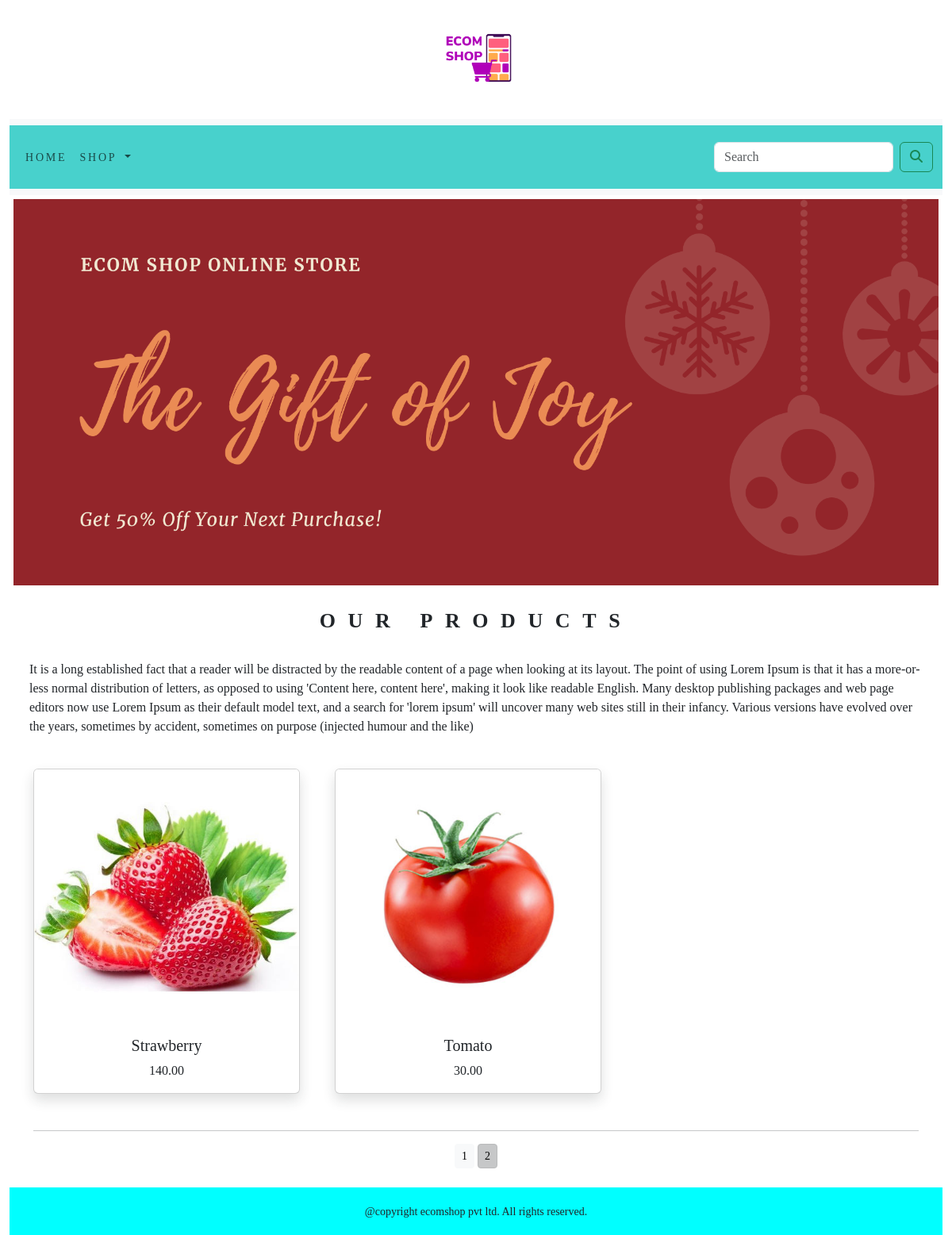
The app's page /ecomapp?page=2 with its own data.
### ecomapp/models.py (models this page shows, shortened)
class Product(models.Model):
    name = models.CharField(max_length=250,unique=True)
    slug = models.SlugField(max_length=250,unique=True)
    description = models.TextField(blank=True)
    price = models.DecimalField(max_digits=10,decimal_places=2)
    category = models.ForeignKey(Category, on_delete=models.CASCADE)
    image = models.ImageField(upload_to ='product' ,blank=True)
    stock = models.IntegerField()
    available = models.BooleanField(default=True)
    created = models.DateTimeField(auto_now_add=True)
    updated = models.DateTimeField(auto_now=True)
    def get_url(self):
        return reverse('ecomapp:prodCatdetail', args=[self.category.slug,self.slug])
    class Meta:
        ordering = ('name',)
        verbose_name = ('product')
        verbose_name_plural = ('products')

### ecomapp/views.py (the view)
# urls.py: path('', views.allProductCat, name='allProductCat'),
def allProductCat(request, c_slug=None):
    c_page =None
    products_list = None
    if c_slug!= None:
        c_page= get_object_or_404(Category,slug=c_slug)
        products_list = Product.objects.all().filter(category=c_page, available=True)
    else:
        products_list = Product.objects.all().filter(available=True)
    paginator=Paginator(products_list,6)
    try:
        page = int(request.GET.get('page','1'))
    except:
        page = 1
    try:
        products=paginator.page(page)
    except (EmptyPage,InvalidPage):
        products=paginator.page(paginator.num_pages)
    return render(request, "category.html", {'category': c_page, 'products': products})

### cart/context_processors.py (called while the page is built)
def counter(request):
    item_count=0
    if 'admin' in request.path:
        return {}
    else:
        try:
            cart= Cart.objects.filter(cart_id=_cart_id(request))
            car_items=CartItem.objects.all().filter(cart=cart[:1])
            for cart_item in car_items:
                item_count += cart_item.quantity
        except Cart.DoesNotExist:
            item_count = 0
    return dict(item_count=item_count)

### cart/views.py (called while the page is built)
def _cart_id(request):
    cart=request.session.session_key
    if not cart:
        cart = request.session.create()
    return cart

### ecomapp/context_processors.py (called while the page is built)
def menu_links(request):
    links =Category.objects.all()
    return dict(links=links)

### ecomapp/models.py (called while the page is built)
    def get_url(self):
        return reverse('ecomapp:products_by_category', args=[self.slug])

### templates/category.html (shortened to what this page needs)
{% extends 'base.html' %}
{% load static %}
{% block content %}
<div class="mx_auto">
  {% if category %}
  <img
    class="my_image"
    src="{{ category.image.url }}"
    alt="{{ category.name }}"
  />
</div>
<br />
<div>
  <h2 class="text-center my_title">{{ category.name }}</h2>
  <p class="text-justify">{{ category.description }}</p>
</div>
{% else %}
<div>
  <img
    class="my_image my_image_padding"
    src="{% static 'img/banner.png' %}"
    alt="Our Products"
  />
</div>
<br />
<div>
  <h2 class="text-center my_title">Our Products</h2>
  <p class="text-justify">
    It is a long established fact that a reader will be distracted by the
    readable content of a page when looking at its layout. The point of using
    Lorem Ipsum is that it has a more-or-less normal distribution of letters, as
    opposed to using 'Content here, content here', making it look like readable
    English. Many desktop publishing packages and web page editors now use Lorem
    Ipsum as their default model text, and a search for 'lorem ipsum' will
    uncover many web sites still in their infancy. Various versions have evolved
    over the years, sometimes by accident, sometimes on purpose (injected humour
    and the like)
  </p>
</div>
{% endif %}
<div class="container">
  <div class="row">
    {% for product in products.object_list %}
    <div class="my_bottom_margin col-9 col-sm-12 col-md-4 xol-lg-4" style="margin-bottom: 20px; height:420px">
      <div class="card shadow text-center" style="min-width: 18rem; margin-right: 20px;">
        <a href="{{product.get_url}}">
        <img src="{{product.image.url}}" class="card-img-top" alt="img" width="80px" height="320px" />
        </a>
        <div class="card-body">
          <h5 class="card-title">{{product.name}}</h5>
          <p class="card-text">
            {{product.price}}
          </p>
        </div>
      </div>
      </div>
    {% endfor %}
  </div>
  <div>
    {% if products.paginator.num_pages > 1 %}
    <hr>
    <div class="text-center">
      {% for pg in products.paginator.page_range %}
      <a href="?page={{pg}}" class="btn btn-light btn-sm {% if products.number == pg %} active {% endif %}">{{pg}}</a>
      {% endfor %}
    </div>
    {% endif %}
  </div><br>
</div>
{% endblock%}

### static/css/custom.css (style rules this page uses)
* { font-family:ui-sans-serif; }
.my_image { width: 100%; height: auto; }
.my_title { font-size: 26px; font-weight: bold; text-transform: uppercase; letter-spacing: .6em; }
.my_image_padding { padding: 5px; }
.text-justify { padding: 25px; }
.my_bottom_margin { margin-bottom: 10px; }

### records on screen
Product: image (picture), name "Strawberry", price "140.00"
Product: image (picture), name "Tomato", price "30.00"

### other values on screen
{{ pg }} "1" "2"
